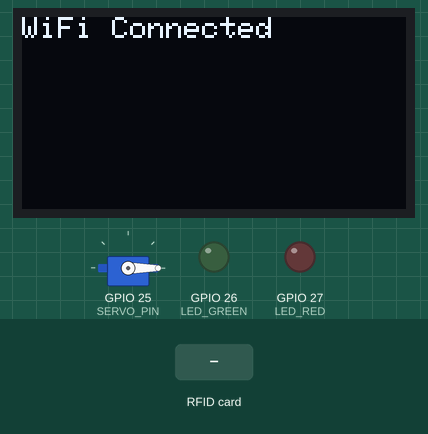
Simulated run of this sketch. Board: ESP32. On the bench: 128×64 one-colour display, servo, output pins drawn as LEDs (lit = HIGH). Wiring (inferred from the names in the program): 2 × IR receiver: data GPIO 32 / data GPIO 33. The inputs (shaded band) are chosen by the test bench. WiFi joins after 1.5 s; servers stay silent unless stated; what the sketch prints to the serial monitor is not drawn.

Above: at 3.7 s.
At 6.8 s:
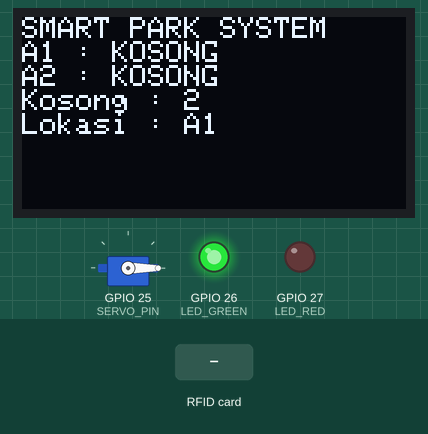
6.9 s: RFID card AF 57 B8 1F held to the reader
At 8.4 s:
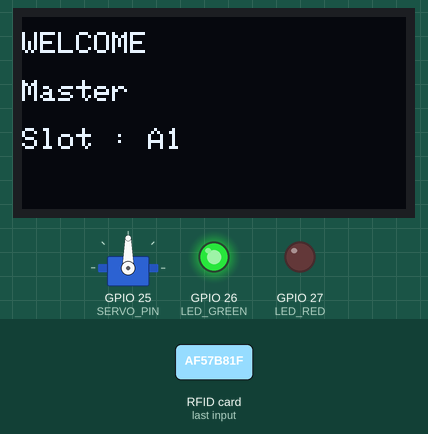
8.7 s: RFID card 87 65 43 21 held to the reader
At 11.4 s:
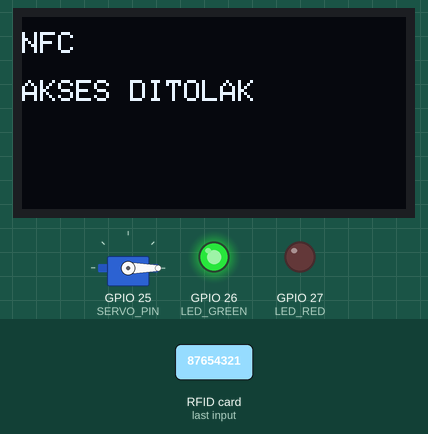
11.7 s: RFID card 64 32 90 02 21 held to the reader
Timing chart, 0 to 14.7 s (numbered marks = the images above; inputs shaded):
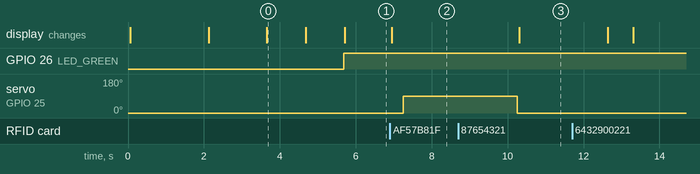

The sketch:

FinalSmartPark.ino
```cpp
#include <WiFi.h>
#include <WiFiClientSecure.h>
#include <UniversalTelegramBot.h>
#include <ArduinoJson.h>

#include <SPI.h>
#include <MFRC522.h>

#include <Wire.h>
#include <Adafruit_GFX.h>
#include <Adafruit_SSD1306.h>

#include <ESP32Servo.h>

// OLED
#define SCREEN_WIDTH 128
#define SCREEN_HEIGHT 64

Adafruit_SSD1306 display(
SCREEN_WIDTH,
SCREEN_HEIGHT,
&Wire,
-1);

// PIN CONFIGURATION

// OLED
#define OLED_SDA 21
#define OLED_SCL 22

// IR SENSOR
#define IR_A1 32
#define IR_A2 33

// LED
#define LED_GREEN 26
#define LED_RED   27

// SERVO
#define SERVO_PIN 25

// RC522
#define SS_PIN    5
#define RST_PIN   4


// WIFI
const char* WIFI_SSID = "vivo 1919";
const char* WIFI_PASSWORD = "87654321";


// TELEGRAM
#define BOT_TOKEN "8260361983:AAHWt-L-74tj1F2UFLU1bUPwYUHU2sV_kI4"
#define CHAT_ID   "6432900221"

WiFiClientSecure client;
UniversalTelegramBot bot(BOT_TOKEN, client);

// RC522
MFRC522 rfid(SS_PIN, RST_PIN);

// SERVO
Servo gateServo;

// GLOBAL VARIABLE
bool slotA1Terisi = false;
bool slotA2Terisi = false;

int jumlahKosong = 0;
String slotTersedia = "-";
String namaUser = "";
String uidCard = "";

bool wifiConnected = false;
unsigned long lastWifiCheck = 0;
unsigned long lastDisplayUpdate = 0;
unsigned long lastTelegram = 0;
unsigned long lastScan = 0;
const unsigned long WIFI_INTERVAL = 10000;
const unsigned long DISPLAY_INTERVAL = 300;
const unsigned long TELEGRAM_INTERVAL = 3000;
const unsigned long SCAN_INTERVAL = 3000;

void setup()
{

  Serial.begin(115200);

  // PIN MODE
  pinMode(IR_A1, INPUT);
  pinMode(IR_A2, INPUT);
  pinMode(LED_GREEN, OUTPUT);
  pinMode(LED_RED, OUTPUT);

  // OLED
  Wire.begin(OLED_SDA, OLED_SCL);
  display.begin(SSD1306_SWITCHCAPVCC, 0x3C);
  display.clearDisplay();
  display.setTextColor(SSD1306_WHITE);
  display.setTextSize(1);

  // BOOT SCREEN
  display.setCursor(15,15);
  display.println("SMART PARK");
  display.setCursor(30,30);
  display.println("SYSTEM");
  display.display();
  delay(2000);


  // SERVO
  gateServo.attach(SERVO_PIN);
  gateServo.write(0);

  // RC522
  SPI.begin();
  rfid.PCD_Init();

  // WIFI
  client.setInsecure();
  connectWiFi();

  // READY
  display.clearDisplay();
  display.setCursor(0,0);
  display.println("SYSTEM READY");
  display.display();
  delay(1000);
}

void connectWiFi()
{
  display.clearDisplay();
  display.setCursor(0, 0);
  display.println("Connecting WiFi...");
  display.display();

  WiFi.mode(WIFI_STA);
  WiFi.begin(WIFI_SSID, WIFI_PASSWORD);

  while (WiFi.status() != WL_CONNECTED)
  {
    delay(500);
    Serial.print(".");
  }

  wifiConnected = true;

  Serial.println();
  Serial.println("WiFi Connected");
  Serial.println(WiFi.localIP());

  display.clearDisplay();
  display.setCursor(0, 0);
  display.println("WiFi Connected");
  display.display();

  delay(1000);
}

void reconnectWiFi()
{
  if (millis() - lastWifiCheck < WIFI_INTERVAL)
    return;

  lastWifiCheck = millis();

  if (WiFi.status() != WL_CONNECTED)
  {
    wifiConnected = false;

    Serial.println("Reconnect WiFi...");

    WiFi.disconnect();

    WiFi.begin(WIFI_SSID, WIFI_PASSWORD);

    while (WiFi.status() != WL_CONNECTED)
    {
      delay(500);
      Serial.print(".");
    }

    wifiConnected = true;

    Serial.println("WiFi Reconnected");
  }
}

void updateParkingStatus()
{
  slotA1Terisi = digitalRead(IR_A1) == LOW;
  slotA2Terisi = digitalRead(IR_A2) == LOW;

  jumlahKosong = 0;
  slotTersedia = "-";

  if (!slotA1Terisi)
  {
    jumlahKosong++;
    slotTersedia = "A1";
  }

  if (!slotA2Terisi)
  {
    jumlahKosong++;

    if (slotTersedia == "-")
      slotTersedia = "A2";
  }

  digitalWrite(LED_GREEN, jumlahKosong > 0);
  digitalWrite(LED_RED, jumlahKosong == 0);
}

void displayHome()
{
  if (millis() - lastDisplayUpdate < DISPLAY_INTERVAL)
    return;

  lastDisplayUpdate = millis();

  display.clearDisplay();

  display.setTextSize(1);

  display.setCursor(0, 0);
  display.println("SMART PARK SYSTEM");

  display.print("A1 : ");
  display.println(slotA1Terisi ? "TERISI" : "KOSONG");

  display.print("A2 : ");
  display.println(slotA2Terisi ? "TERISI" : "KOSONG");

  display.print("Kosong : ");
  display.println(jumlahKosong);

  display.print("Lokasi : ");
  display.println(slotTersedia);

  display.display();
}

void displayWelcome()
{
  display.clearDisplay();
  display.setCursor(0, 5);
  display.println("WELCOME");
  display.println();
  display.println(namaUser);
  display.println();
  display.print("Slot : ");
  display.println(slotTersedia);
  display.display();
}

void displayFull()
{
  display.clearDisplay();
  display.setTextSize(2);
  display.setCursor(5, 20);
  display.println("PENUH");
  display.setTextSize(1);
  display.display();
}

void displayAccessDenied()
{
  display.clearDisplay();
  display.setCursor(0, 5);
  display.println("NFC");
  display.println();
  display.println("AKSES DITOLAK");
  display.display();
}

void openGate()
{
  gateServo.write(90);
  delay(3000);
  gateServo.write(0);
}

void sendTelegram()
{
  if (millis() - lastTelegram < TELEGRAM_INTERVAL)
    return;

  lastTelegram = millis();

  String msg = "";
  msg += "SMART PARK SYSTEM\n\n";
  msg += "Halo ";
  msg += namaUser;
  msg += " 👋\n\n";
  msg += "Selamat datang.\n\n";
  msg += "Slot Parkir Anda : ";
  msg += slotTersedia;
  msg += "\n\n";
  msg += "Silakan menuju lokasi tersebut.\n";
  msg += "Gate telah dibuka.\n\n";
  msg += "Terima kasih.";

  bot.sendMessage(CHAT_ID, msg, "");
}

void sendFullTelegram()
{
  bot.sendMessage(
      CHAT_ID,
      "SMART PARK SYSTEM\n\nParkiran sedang penuh.\nSilakan menunggu.",
      "");
}

void sendDeniedTelegram()
{
  String msg = "";
  msg += "SMART PARK SYSTEM\n\n";
  msg += "Terdeteksi NFC tidak dikenal.\n";
  msg += "Akses ditolak.";

  bot.sendMessage(CHAT_ID, msg, "");
}

String getUserName(String uid)
{
  uid.replace(" ", "");

  uid.toUpperCase();

  // DAFTAR UID
  if(uid == "AF57B81F")
      return "Master";

  if(uid == "14F13EA3")
      return "Admin";

  if(uid == "D3431E1A")
      return "Archell";

  if(uid == "D34615E4")
      return "Adrian";

  return "";
}

String readUID()
{
  String uid = "";

  for(byte i = 0; i < rfid.uid.size; i++)
  {
      if(rfid.uid.uidByte[i] < 0x10)
          uid += "0";

      uid += String(rfid.uid.uidByte[i], HEX);
  }

  uid.toUpperCase();

  return uid;
}

void handleRFID()
{
  // Anti Double Scan
  if(millis() - lastScan < SCAN_INTERVAL)
      return;

  // Card Present ?
  if(!rfid.PICC_IsNewCardPresent())
      return;

  if(!rfid.PICC_ReadCardSerial())
      return;

  lastScan = millis();
  uidCard = readUID();

  Serial.println();
  Serial.print("UID : ");
  Serial.println(uidCard);

  namaUser = getUserName(uidCard);

  // UID Tidak Dikenal
  if(namaUser == "")
  {
      Serial.println("Access Denied");
      displayAccessDenied();
      sendDeniedTelegram();
      delay(2000);
      rfid.PICC_HaltA();
      return;
  }

  // Slot Penuh
  if(jumlahKosong == 0)
  {
      displayFull();
      sendFullTelegram();
      delay(2000);
      rfid.PICC_HaltA();
      return;
  }

  // Slot Tersedia
  displayWelcome();
  sendTelegram();
  openGate();
  rfid.PICC_HaltA();
}

void loop()
{
  reconnectWiFi();
  updateParkingStatus();
  displayHome();
  handleRFID();
}
```

Measured:
- after the input at 6.9 s, servo on GPIO 25 (SERVO_PIN): 0° → 90° after 0.35 s; the display: changes after 0.05 s (image 2)
- after the input at 8.7 s, the display: changes after 1.6 s (image 3)
- what the display in image 0 shows lasts 1.0 s, from 3.7 s to 4.7 s
